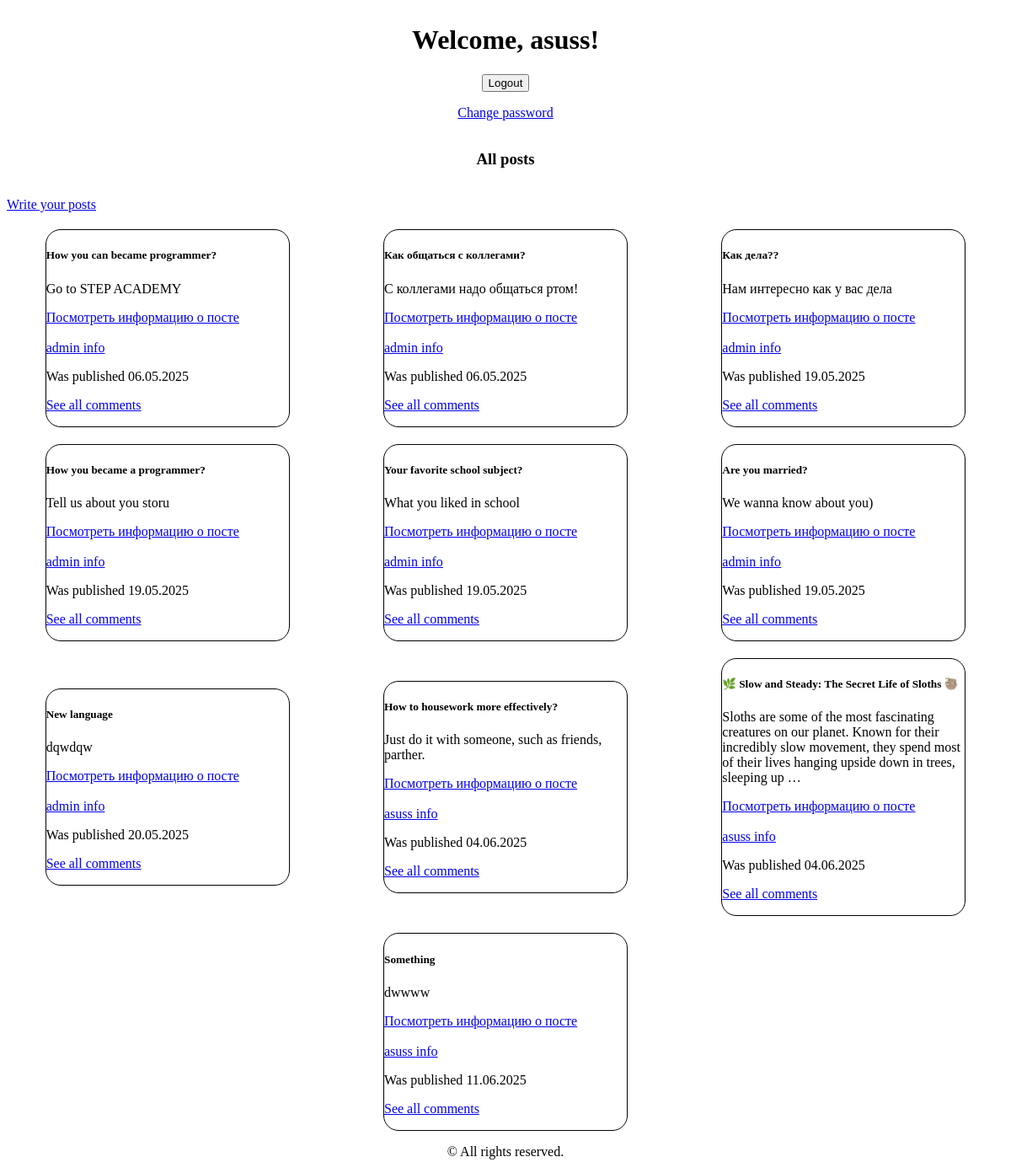
Screenshot of /blog/ (signed in) with the database file from the repository.
### blog/models.py (models this page shows, shortened)
class Post(models.Model):
    title = models.CharField(max_length=100)
    content = models.TextField()
    author = models.ForeignKey(Prof, on_delete=models.CASCADE)
    created_time = models.DateTimeField(auto_now=True)

class Prof(models.Model):
    user = models.OneToOneField(User, on_delete=models.CASCADE)
    bio = models.TextField(blank=True)
    phone = models.CharField(max_length=20, blank=True)

### blog/views.py (the view)
# urls.py: path('', views.IndexView.as_view(), name='index'),
class IndexView(TemplateView):
    template_name = 'blog/index.html'
    def get_context_data(self, **kwargs):
        context = super().get_context_data(**kwargs)
        context['posts'] = Post.objects.all()
        context['users'] = User.objects.all()
        context['user'] = self.request.user
        context['rever_posts'] = list(Post.objects.all())[::-1][:5]
        return context

### templates/blog/index.html (shortened to what this page needs)
<!DOCTYPE html>
<html lang="en">
<head>
    {%load static%}
    <link rel="stylesheet" href="{% static 'blog.css' %}">
</head>
<body>
    {% if user.is_authenticated %}
        <div class="df">
            <h1>Welcome, {{ user.username }}!</h1>
            <form method="post" action="{% url 'blog:logout'%}">
                <button type="submit">Logout</button>
            </form>
            <p><a href="{% url 'blog:password_change'%}">Change password</a></p>
            <h3>All posts</h3>
        </div>
        <p><a href="{%url 'blog:postForm'%}">Write your posts</a></p>
    <div class="cards">
        {%for p in posts%}
            <div class="card">
                <div class="card-body">
                    <h5 class="card-title">{{p.title}}</h5>
                    <p class="card-text">{{p.content|truncatewords:30}}</p>
                    <a href="{% url 'blog:post' p.author.user.username p.title %}" class="btn btn-primary">Посмотреть информацию о посте</a> <br><br>
                    <a href="{% url 'blog:user' p.author.user.username %}">{{p.author.user.username}} info</a>
                    <p>Was published {{p.created_time|date:"d.m.Y"}}</p>
                    <p><a href="{% url 'blog:postComment' p.author.user.username p.title%}">See all comments</a></p>
                </div>
            </div>
        {%endfor%}
    </div>
    {% endif %}
    <footer>
        <p>© All rights reserved.</p>
    </footer>
</body>
</html>

### static/blog.css (style rules this page uses)
.cards { margin: 20px 0 0; display: flex; justify-content: space-around; align-items: center; flex-wrap: wrap; gap: 20px; }
.card { border: 1px solid; border-radius: 18px; width: 18rem; }
h1,footer { text-align: center; }
.df { display: flex; align-items: center; flex-direction: column; }

### rows the page displays
Post: title "How you can became programmer?", content "Go to STEP ACADEMY", author.user.username "admin", created_time "06.05.2025"
Post: title "Как общаться с коллегами?", content "С коллегами надо общаться ртом!", author.user.username "admin", created_time "06.05.2025"
Post: title "Как дела??", content "Нам интересно как у вас дела", author.user.username "admin", created_time "19.05.2025"
Post: title "How you became a programmer?", content "Tell us about you storu", author.user.username "admin", created_time "19.05.2025"
Post: title "Your favorite school subject?", content "What you liked in school", author.user.username "admin", created_time "19.05.2025"
Post: title "Are you married?", content "We wanna know about you)", author.user.username "admin", created_time "19.05.2025"
Post: title "New language", content "dqwdqw", author.user.username "admin", created_time "20.05.2025"
Post: title "How to housework more effectively?", content "Just do it with someone, such as friends, parther.", author.user.username "asuss", created_time "04.06.2025"
Post: title "🌿 Slow and Steady: The Secret Life of Sloths 🦥", content "Sloths are some of the most fascinating creatures on our planet. Known for their incredibly slow movement, they spend most of their lives hanging upside down in trees, sleeping up …", author.user.username "asuss", created_time "04.06.2025"
Post: title "Something", content "dwwww", author.user.username "asuss", created_time "11.06.2025"

### other values shown
{{ user.username }} "asuss"
